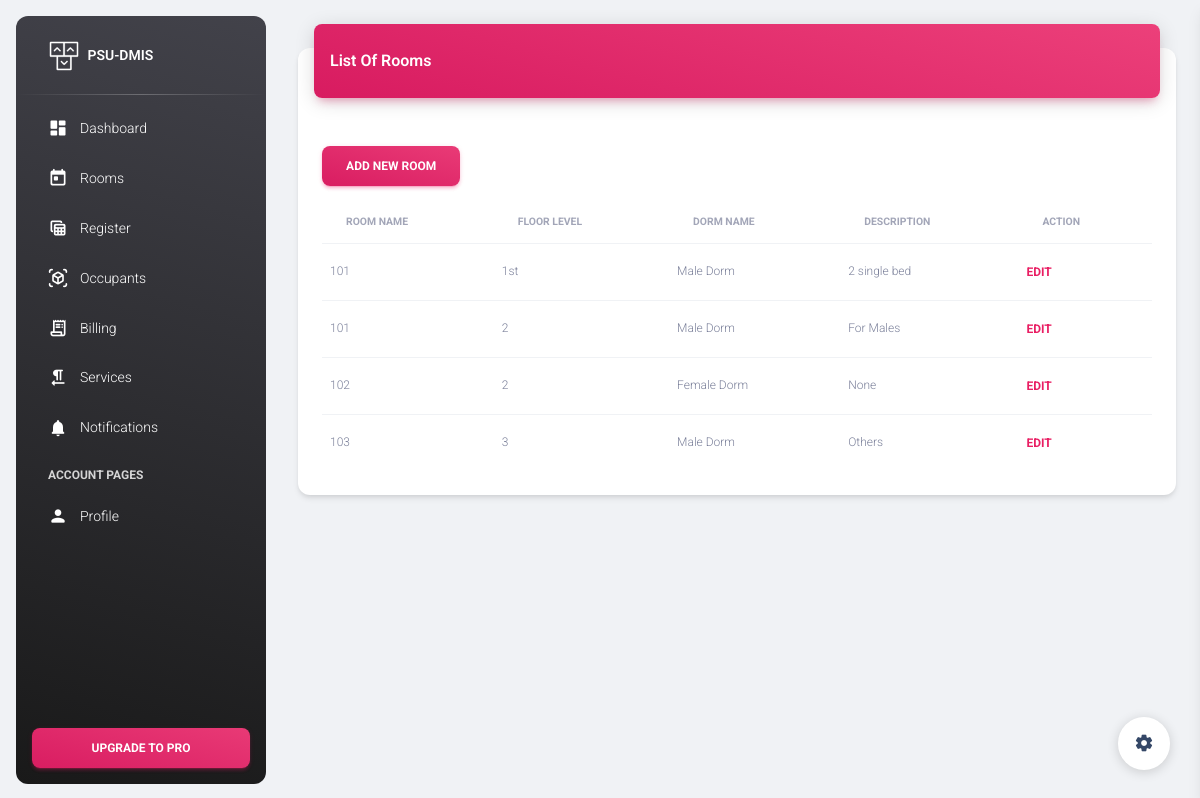
/room_list, run on an earlier commit of the app's database.
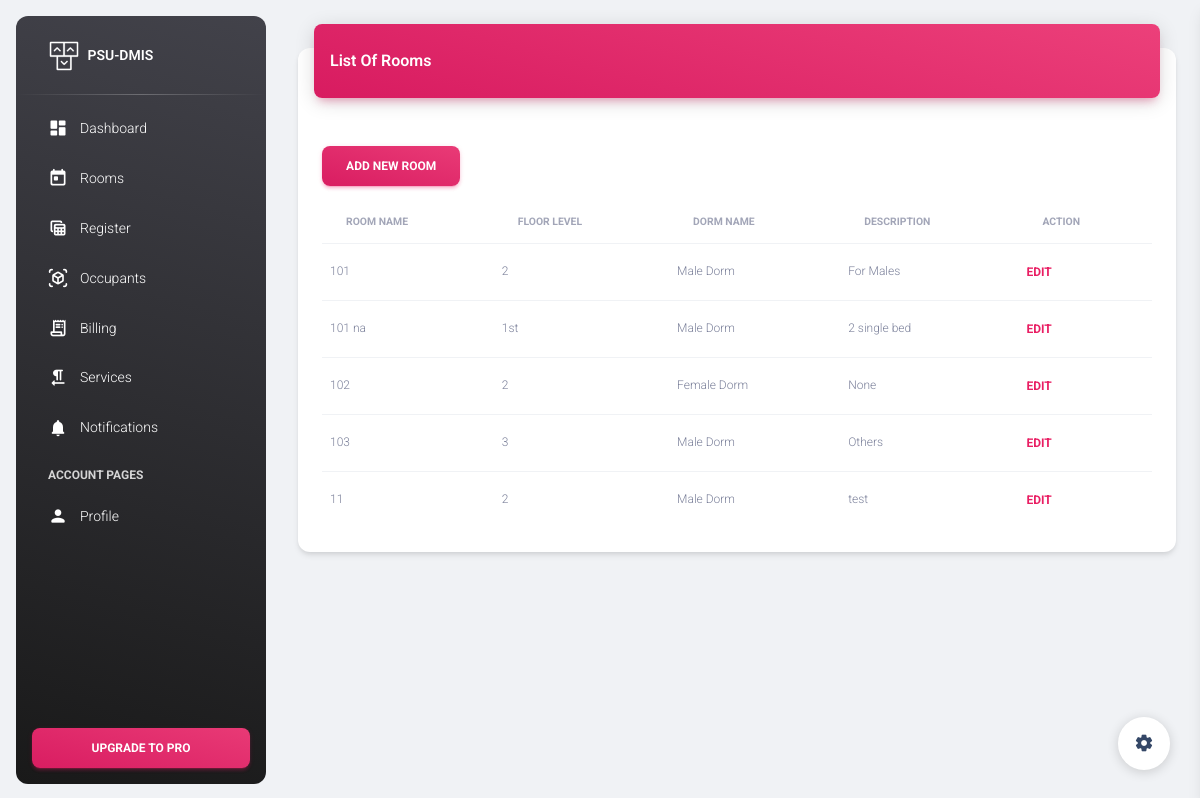
And on a later commit of the database.
### dormitory/models.py (models this page shows, shortened)
class BaseModel(models.Model):
    created_at = models.DateTimeField(
        auto_now_add=True, db_index=True)
    updated_at = models.DateTimeField(auto_now=True)
    class Meta:
        abstract = True

class Room(BaseModel):
    DORMNAME_CHOICES = (('Male Dorm','Male Dorm'), ('Female Dorm','Female Dorm'))
    room_name = models.CharField(max_length=25)
    floorlvl = models.CharField(max_length=25, verbose_name="Floor Level")
    dorm_name = models.CharField(max_length=25, choices=DORMNAME_CHOICES)
    description = models.TextField(blank=True, null=True)
    class Meta:
        verbose_name_plural = "Rooms"

### landingpage/views.py (the view)
# urls.py: path('room_list', RoomList.as_view(), name='RoomList'),
class RoomList(ListView):
    model = Room
    context_object_name = 'room'
    template_name = 'room_list.html'
    paginated_by = 10
    def get_context_data(self, **kwargs):
        context = super().get_context_data(**kwargs)
        return context
    def get_queryset(self, *args, **kwargs):
        qs = super(RoomList, self).get_queryset(*args, **kwargs)
        qs = qs.order_by("room_name")
        if self.request.GET.get("q") != None:
            query = self.request.GET.get('q')
            qs = qs.order_by("room_name").filter(Q(room_name__icontains=query))
        return qs

### landingpage/templates/room_list.html (shortened to what this page needs)
{% extends "base.html" %}
{% load static %}
{% block content %}
<main class="main-content position-relative max-height-vh-100 h-100 border-radius-lg ">
    <div class="container-fluid py-4">
        <div class="row">
            <div class="col-12">
                <div class="card my-4">
                    <div class="card-header p-0 position-relative mt-n4 mx-3 z-index-2">
                        <div class="bg-gradient-primary shadow-primary border-radius-lg pt-4 pb-3">
                            <h6 class="text-white text-capitalize ps-3">List of Rooms</h6>
                        </div>
                    </div>
                    <div class="card-body">
                        <div class="col-sm-2">
                            <div class="pull-right">
                            <a href="{% url 'RoomAdd' %}" class="btn bg-gradient-primary mt-4 w-100">Add New Room</a>
                        </div>
                        </div>
                        <div class="table-responsive p-0">
                            <table class="table align-items-center mb-0">
                                <thead>
                                    <tr class="headings">
                                        <th class="text-uppercase text-secondary text-xxs font-weight-bolder opacity-7">
                                            Room Name</th>
                                        <th class="text-uppercase text-secondary text-xxs font-weight-bolder opacity-7">
                                            Floor Level</th>
                                        <th class="text-uppercase text-secondary text-xxs font-weight-bolder opacity-7">
                                            Dorm Name</th>
                                        <th class="text-uppercase text-secondary text-xxs font-weight-bolder opacity-7">
                                            Description</th>
                                        <th class="text-uppercase text-secondary text-xxs font-weight-bolder opacity-7">
                                            Action</th>
                                    </tr>
                                </thead>
                                <tbody>
                                    {% for object in object_list %}
                                    <tr>
                                        <td>
                                            <p class="text-xs text-secondary mb-0">{{ object.room_name }}</p>
                                        </td>
                                        <td class="align-middle">
                                            <p class="text-xs text-secondary mb-0">{{ object.floorlvl }}</p>
                                        </td>
                                        <td class="align-middle">
                                            <p class="text-xs text-secondary mb-0">{{ object.dorm_name }}</p>
                                        </td>
                                        <td class="align-middle">
                                            <p class="text-xs text-secondary mb-0">{{ object.description }}</p>
                                        </td>
                                        <td>
                                            <a href="room_list/{{ object.id }}"
                                                class="btn btn-link pe-3 ps-0 mb-0 ms-auto w-25 w-md-auto"
                                                data-toggle="tooltip">Edit</a>
                                        </td>
                                    </tr>
                                    {% empty %}
                                    <tr>No objects yet.</tr>
                                    {% endfor %}
                                </tbody>
                            </table>
                        </div>
                    </div>
                </div>
            </div>
        </div>
</main>
{% endblock content%}

What changed in the data, as far as the page shows it:
shown differently, row unchanged: Room "For Males": moves up the list
changed Room "1st": room_name "101" → "101 na"
added Room: room_name "11", floorlvl "2", dorm_name "Male Dorm", description "test"
